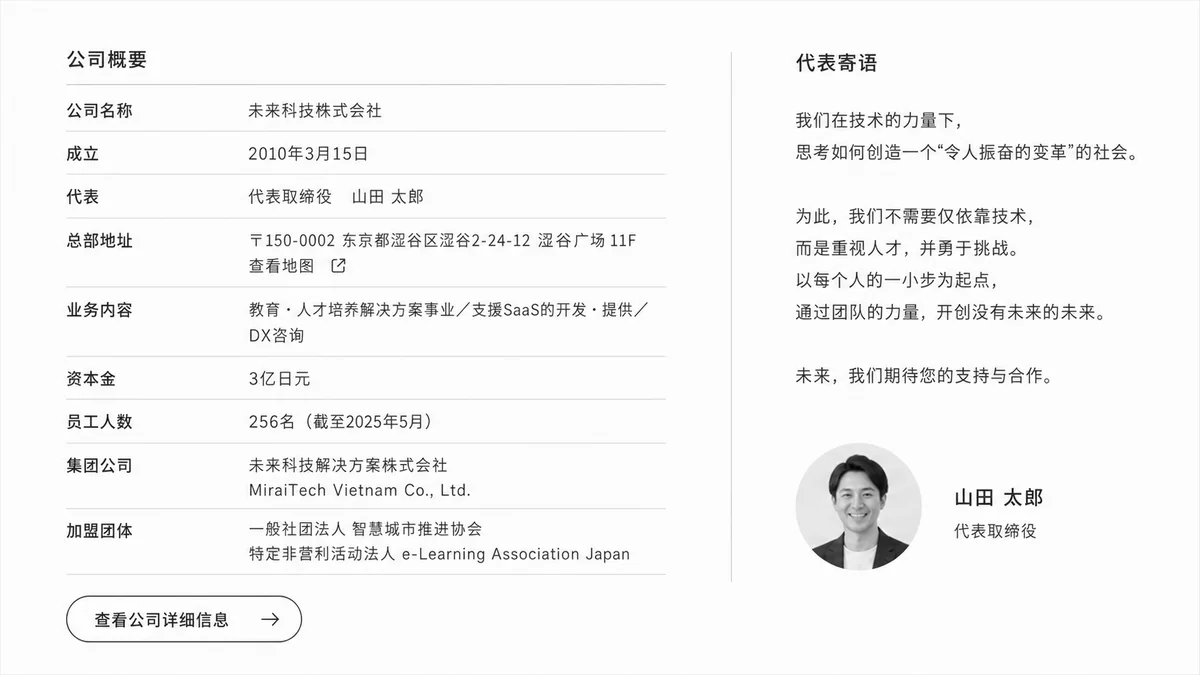
#> input picture gallery/about/about-04.webp, 1200 x 675 px, given in place of about, which was not available
$ python make-contact-sheet.py out.png ../gallery/about
#> lines starting #> are read from the running program, lines starting #| are printed output that depends on the picture; pictures that were not available may be replaced by others from this repository, and a replacement may not be noted
#!/usr/bin/env python3

import argparse
from math import ceil
from pathlib import Path

from PIL import Image, ImageDraw, ImageFont


def main():
    parser = argparse.ArgumentParser(description='Build a contact sheet for gallery QA.')
    parser.add_argument('output', type=Path)
    parser.add_argument('images', nargs='+', type=Path)
    parser.add_argument('--columns', type=int, default=4)
    parser.add_argument('--thumb-width', type=int, default=384)
    args = parser.parse_args()

    label_height = 36
    thumb_height = round(args.thumb_width * 2 / 3)
    rows = ceil(len(args.images) / args.columns)
    sheet = Image.new('RGB', (args.columns * args.thumb_width, rows * (thumb_height + label_height)), '#f2f2f2')
#> sheet: PIL image 1536x292 RGB; every value is 242
    draw = ImageDraw.Draw(sheet)
    font = ImageFont.load_default(size=18)

    for index, path in enumerate(args.images):
        with Image.open(path) as source:
#> source is the input picture: PIL image 1200x675 RGB; mean R, G, B 245.5, 245.5, 245.5
            image = source.convert('RGB')
            image.thumbnail((args.thumb_width, thumb_height), Image.Resampling.LANCZOS)
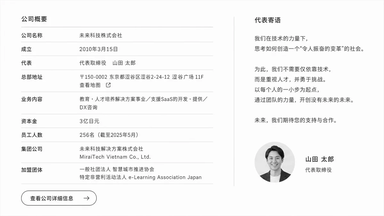
#> image: PIL image 384x216 RGB; mean R, G, B 245.4, 245.3, 245.4
        column = index % args.columns
        row = index // args.columns
        x = column * args.thumb_width
        y = row * (thumb_height + label_height)
        sheet.paste(image, (x, y))
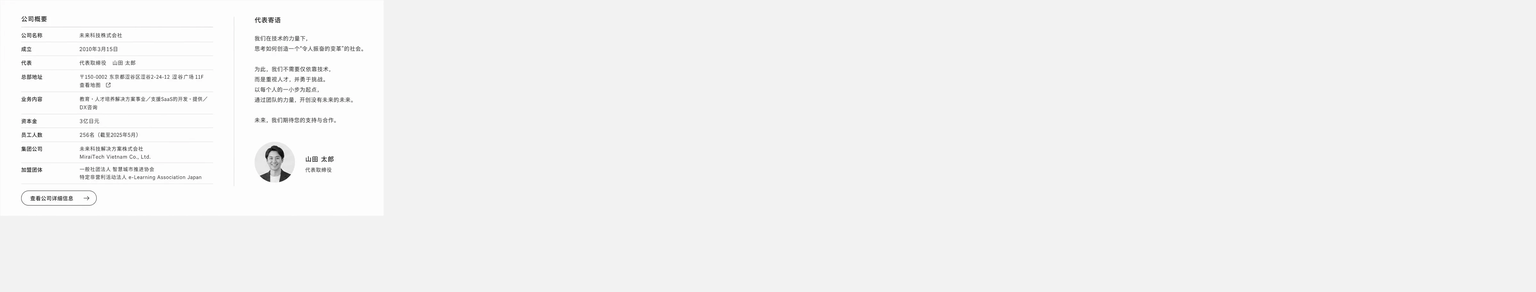
#> sheet: PIL image 1536x292 RGB; mean R, G, B 242.6, 242.6, 242.6
        draw.text((x + 10, y + thumb_height + 8), path.stem, fill='#111111', font=font)

    args.output.parent.mkdir(parents=True, exist_ok=True)
    sheet.save(args.output, format='PNG', optimize=True)
    print(args.output)


if __name__ == '__main__':
    main()

$ run again, on gallery/about/about-06.webp
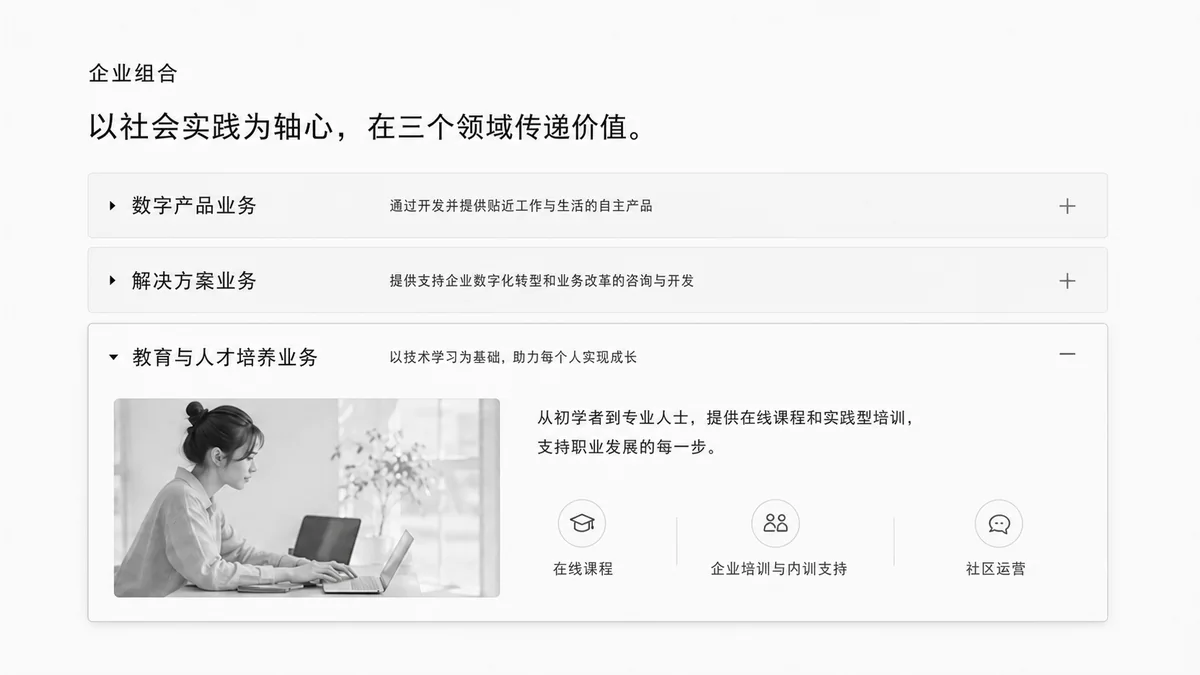
#> input picture gallery/about/about-06.webp, 1200 x 675 px, given in place of about, which was not available
#> in main, source is the input picture: PIL image 1200x675 RGB; mean R, G, B 239.8, 239.8, 239.8
#> in main, `image.thumbnail((args.thumb_width, thumb_height), Image.Resampling.LAN..`:
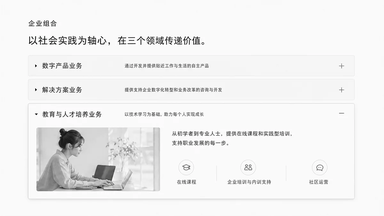
#> image: PIL image 384x216 RGB; mean R, G, B 239.7, 239.7, 239.7
#> in main, `sheet.paste(image, (x, y))`:
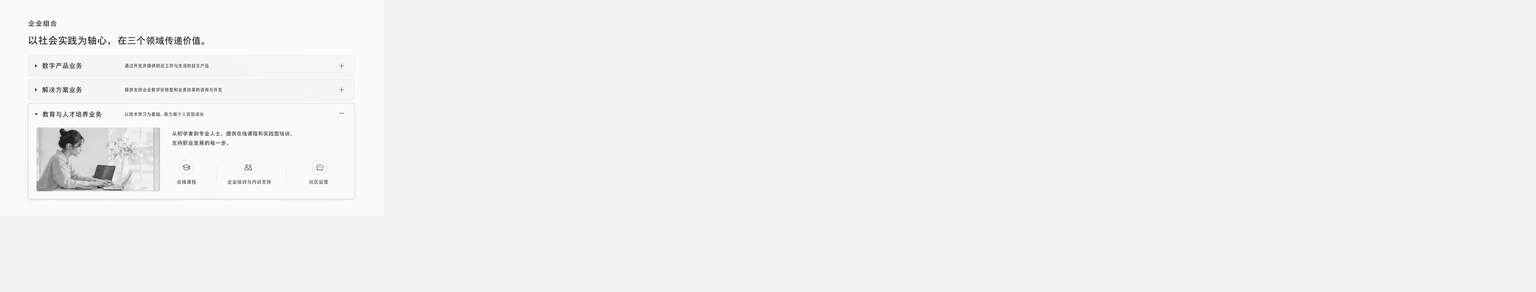
#> sheet: PIL image 1536x292 RGB; mean R, G, B 241.6, 241.6, 241.6

$ run again, on gallery/about/about-07.webp
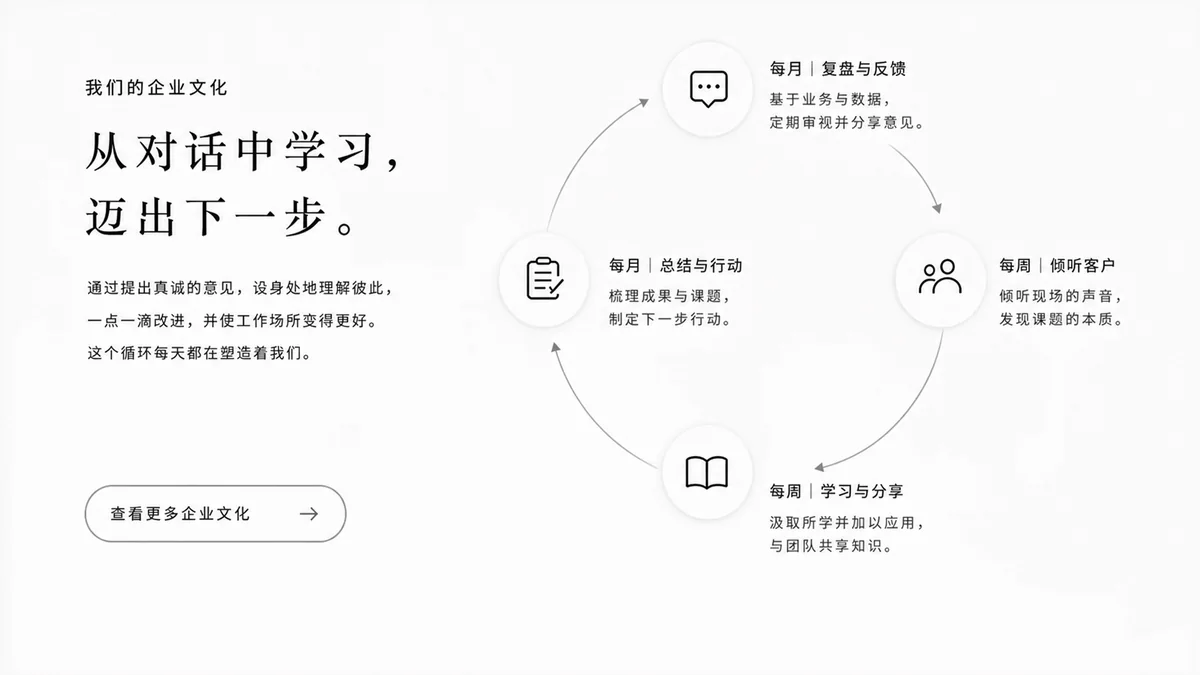
#> input picture gallery/about/about-07.webp, 1200 x 675 px, given in place of about, which was not available
#> in main, source is the input picture: PIL image 1200x675 RGB; mean R, G, B 246.9, 246.7, 246.8
#> in main, `image.thumbnail((args.thumb_width, thumb_height), Image.Resampling.LAN..`:
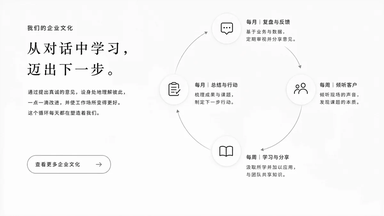
#> image: PIL image 384x216 RGB; mean R, G, B 246.7, 246.5, 246.7
#> in main, `sheet.paste(image, (x, y))`:
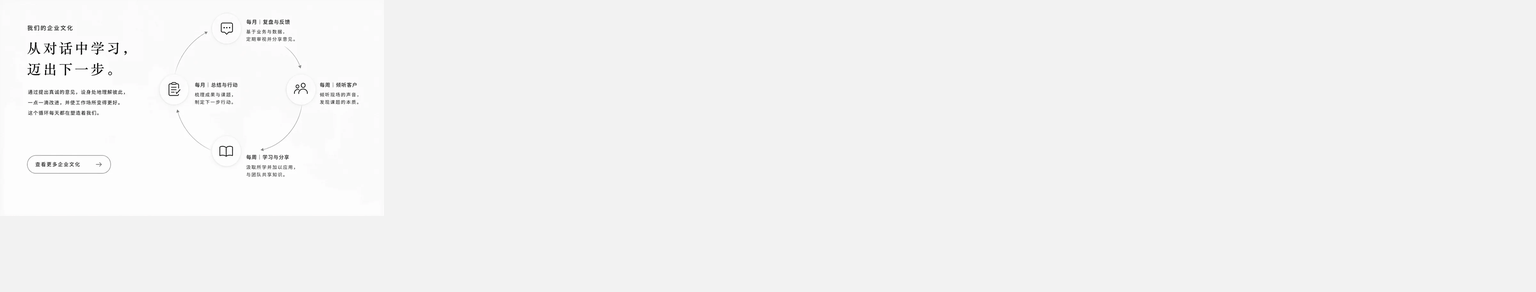
#> sheet: PIL image 1536x292 RGB; mean R, G, B 242.9, 242.8, 242.9
